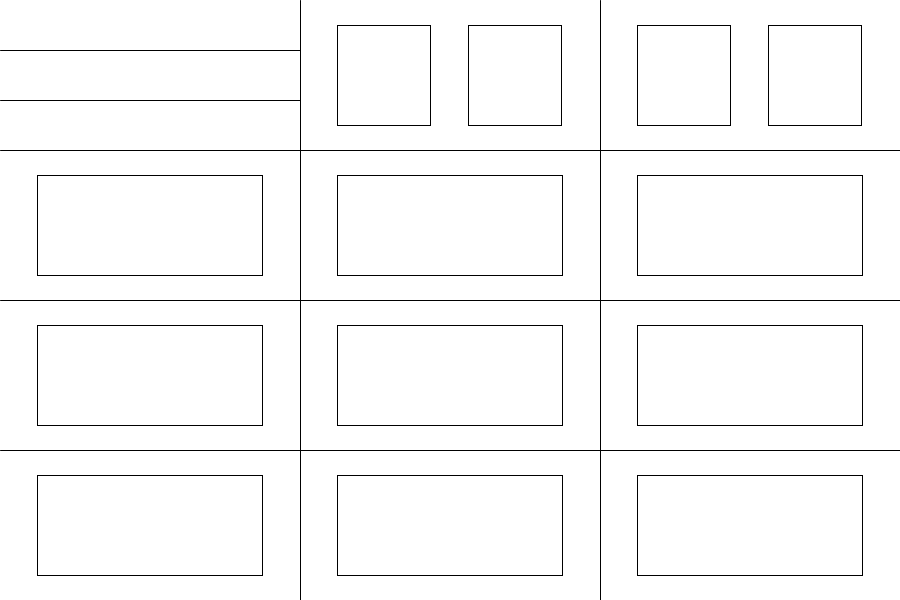
Frame 1 (no input)
Frame 60 (the mouse pressed at the canvas centre just before this capture): identical to frame 1, image omitted
Frame 120 (the mouse held since frame 60 and released just before this capture): identical to frame 1, image omitted

The Processing sketch that drew this single still picture (run headless with seeded random() and noise(); from frame 60 on, the mouse is pressed at the canvas centre):

// Processing sketch: LinesRectangles
// ── LinesRectangles.pde
//Variables, no call needed for variables-only

void setup() {
  size(900, 600); //To Illustrate use of Display Geometry
  //fullScreen(); //uses displayWidth and displayHeight
  println("Screen Width:", displayWidth, "\tHeight:", displayHeight);
  println("Starting of Console"); // If you cannot see this, the find another way to see the list on the program
  
  background(255);
  
  //Main Divisions
  line(width*1/3, 0, width*1/3, height);
  
  line(width*2/3, 0, width*2/3, height);
  line(0, height*1/4, width, height*1/4);
  line(0, height*1/2, width, height*1/2);
  line(0, height*3/4, width, height*3/4);
  
  //Easy, Medium, Mastery Buttons
  line(0, height*1/12, width*1/3, height*1/12);
  line(0, height*2/12, width*1/3, height*2/12);
  
  //Buttons in the 3x3 Board
  //line(width*1/24, height*7/24, width*1/24, height*11/24); //Square in #1
  rect(width*1/24, height*7/24, width*6/24, height*4/24); //Square in #1
  rect(width*9/24, height*7/24, width*6/24, height*4/24); //Square in #2
  rect(width*17/24, height*7/24, width*6/24, height*4/24); //Square in #3
  rect(width*1/24, height*13/24, width*6/24, height*4/24); //Square in #4
  rect(width*9/24, height*13/24, width*6/24, height*4/24); //Square in #5
  rect(width*17/24, height*13/24, width*6/24, height*4/24); //Square in #6
  rect(width*1/24, height*19/24, width*6/24, height*4/24); //Square in #7
  rect(width*9/24, height*19/24, width*6/24, height*4/24); //Square in #8
  rect(width*17/24, height*19/24, width*6/24, height*4/24); //Square in #9
  
  //Scoreboard
  rect(width*9/24, height*1/24, width*5/48, height*4/24); //Player 1
  rect(width*25/48, height*1/24, width*5/48, height*4/24); //Player 1 Score
  rect(width*17/24, height*1/24, width*5/48, height*4/24); //Player 2
  rect(width*41/48, height*1/24, width*5/48, height*4/24); //Player 2 Score
  
}


void draw() {}
